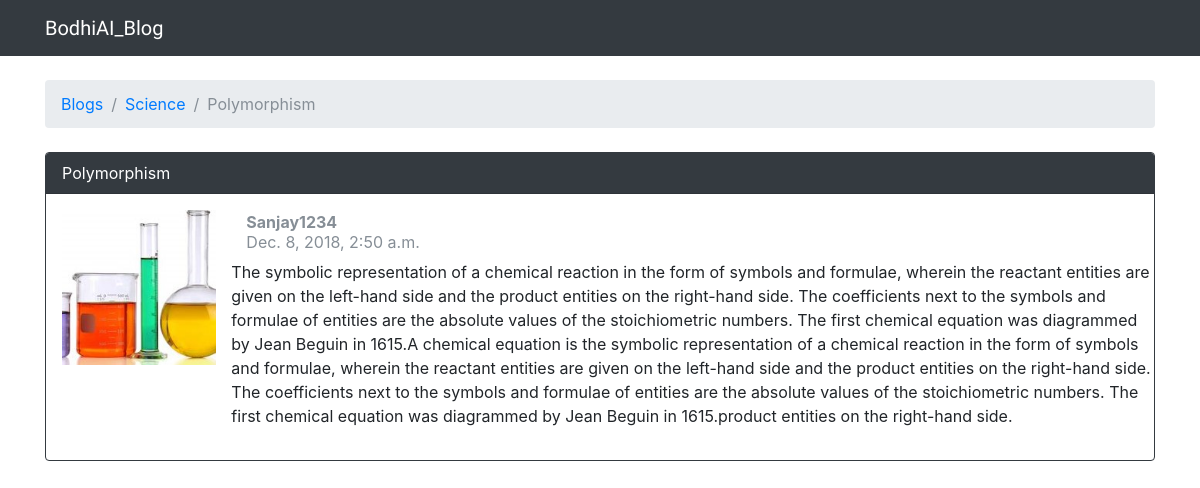
The app's page /2/topics/2/ with its own data.
### BodhiAI_Blog_App/models.py (models this page shows, shortened)
class Topic(models.Model):
    subject = models.CharField(max_length=255)
    last_updated = models.DateTimeField(auto_now_add=True)
    category = models.ForeignKey(Category,on_delete=models.CASCADE, related_name='topics')
    Publisher = models.ForeignKey(User,on_delete=models.CASCADE,related_name='topics')

class Category(models.Model):
    name = models.CharField(max_length=30, unique=True)
    description = models.CharField(max_length=100)

class Blog(models.Model):
    Blog_Text = models.TextField(max_length=4000)
    topic = models.ForeignKey(Topic,on_delete=models.CASCADE, related_name='posts')
    created_at = models.DateTimeField(auto_now_add=True)
    updated_at = models.DateTimeField(null=True)
    created_by = models.ForeignKey(User,on_delete=models.CASCADE, related_name='posts')
    updated_by = models.ForeignKey(User,on_delete=models.CASCADE,null=True, related_name='+')
    Image = models.ImageField(upload_to='static/media', blank=True, max_length=100)

### BodhiAI_Blog_App/views.py (the view)
# urls.py: url(r'^(?P<pk>\d+)/topics/(?P<topic_pk>\d+)/$', views.topic_posts, name='topic_posts')
def topic_posts(request, pk, topic_pk):
    topic = get_object_or_404(Topic, category__pk=pk, pk=topic_pk)
    blog =  Blog.objects.all()
    topic.save()
    return render(request, 'topic_posts.html', {'topic': topic,"blog":blog})

### templates/topic_posts.html (shortened to what this page needs)
{% extends 'base.html' %}
{% load static %}
{% block breadcrumb %}
  <li class="breadcrumb-item"><a href="{% url 'home' %}">Blogs</a></li>
  <li class="breadcrumb-item"><a href="{% url 'category_topics' topic.category.pk %}">{{ topic.category.name }}</a></li>
  <li class="breadcrumb-item active">{{ topic.subject }}</li>
{% endblock %}
{% block content %}
  {% for post in topic.posts.all %}
    <div class="card mb-2 {% if forloop.first %}border-dark{% endif %}">
      {% if forloop.first %}
        <div class="card-header text-white bg-dark py-2 px-3">{{ topic.subject }}</div>
      {% endif %}
      <div class="card-body p-3">
        <div class="row">
          <div class="col-2">
            <img src="{% static 'img/thTVUKWIFV.jpg' %}"  alt="{{ post.created_by.username }}" class="w-100">
          </div>
          <div class="col-10">
            <div class="row mb-3">
              <div class="col-6">
                <strong class="text-muted">{{ post.created_by.username }}</strong>
                  <h5>
                <small class="text-muted">{{ post.created_at }}</small></h5>
              </div>
                {{ post.Blog_Text}}
          </div>
        </div>
      </div>
    </div>
  {% endfor %}
{% endblock %}

### records on screen
Topic: category.name "Science", subject "Polymorphism"
Blog: created_by.username "Sanjay1234", created_at "Dec. 8, 2018, 2:50 a.m.", Blog_Text "The symbolic representation of a chemical reaction in the form of symbols and formulae, wherein the reactant entities are given on the left-hand side and the product entities on the right-hand side. The coefficients next to the symbols and formulae of entities are the absolute values of the stoichiometric numbers. The first chemical equation was diagrammed by Jean Beguin in 1615.A chemical equation is the symbolic representation of a chemical reaction in the form of symbols and formulae, wherein the reactant entities are given on the left-hand side and the product entities on the right-hand side. The coefficients next to the symbols and formulae of entities are the absolute values of the…"
